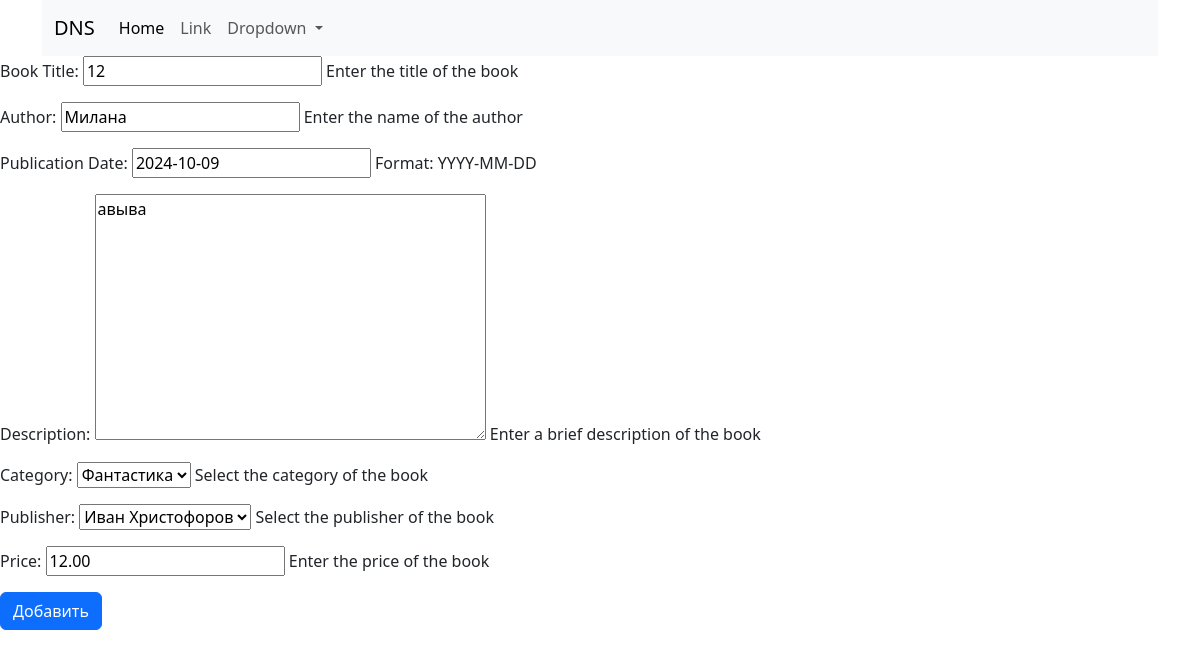
/lesson/update/2, run on the app's committed database.
### app/models.py (models this page shows, shortened)
class Book(models.Model):
    title = models.CharField(
        max_length=255,
        verbose_name="Book Title",
        help_text="Enter the title of the book"
    )
    author = models.CharField(
        max_length=255,
        verbose_name="Author",
        help_text="Enter the name of the author"
    )
    publication_date = models.DateField(
        null=True,
        blank=True,
        verbose_name="Publication Date",
        help_text="Format: YYYY-MM-DD"
    )
    desc = models.TextField(
        max_length=500,
        blank=True,
        verbose_name="Description",
        help_text="Enter a brief description of the book"
    )
    category = models.ForeignKey(
        Category,
        on_delete=models.SET_NULL,
        null=True,
        blank=True,
        verbose_name="Category",
        help_text="Select the category of the book"
    )
    publisher = models.ForeignKey(
        Publisher,
        on_delete=models.SET_NULL,
        null=True,
        blank=True,
        verbose_name="Publisher",
        help_text="Select the publisher of the book"
    )
    price = models.DecimalField(
        max_digits=10,
        decimal_places=2,
        verbose_name="Price",
        help_text="Enter the price of the book"
    )

### app/views.py (the view)
# urls.py: path('update/<int:pk>', BookUpdateView.as_view(), name='update'),
class BookUpdateView(UpdateView):
    model = Book
    fields = '__all__'
    template_name = "book_form.html"
    success_url = reverse_lazy('main')

### app/models.py (called while the page is built)
    def __str__(self):
        return self.name

    def __str__(self):
        return self.name

### app/templates/book_form.html (shortened to what this page needs)
{% extends 'base.html' %}
{% block content %}
    <form action="" method="post">
        {{ form.as_p }}
        <button type="submit" class="btn btn-primary">Добавить</button>
    </form>
{% endblock %}

### data on the page
Book: title "12", author "Милана", publication_date "2024-10-09", desc "авыва", category "Фантастика", publisher "Иван Христофоров", price "12.00"
